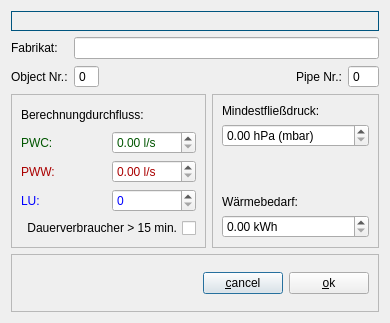
<?xml version="1.0" encoding="UTF-8"?>
<ui version="4.0">
 <class>GBadObjectInfoDialog</class>
 <widget class="QDialog" name="GBadObjectInfoDialog">
  <property name="geometry">
   <rect>
    <x>0</x>
    <y>0</y>
    <width>390</width>
    <height>323</height>
   </rect>
  </property>
  <property name="windowTitle">
   <string>Dialog</string>
  </property>
  <layout class="QGridLayout" name="gridLayout_3">
   <item row="1" column="0">
    <widget class="QLabel" name="label_4">
     <property name="text">
      <string>Fabrikat:</string>
     </property>
    </widget>
   </item>
   <item row="2" column="1">
    <widget class="QSpinBox" name="objectNrBox">
     <property name="readOnly">
      <bool>true</bool>
     </property>
     <property name="buttonSymbols">
      <enum>QAbstractSpinBox::NoButtons</enum>
     </property>
    </widget>
   </item>
   <item row="4" column="0" colspan="5">
    <widget class="QFrame" name="frame">
     <property name="frameShape">
      <enum>QFrame::StyledPanel</enum>
     </property>
     <property name="frameShadow">
      <enum>QFrame::Raised</enum>
     </property>
     <layout class="QGridLayout" name="gridLayout_4">
      <item row="0" column="0">
       <spacer name="horizontalSpacer">
        <property name="orientation">
         <enum>Qt::Horizontal</enum>
        </property>
        <property name="sizeHint" stdset="0">
         <size>
          <width>178</width>
          <height>38</height>
         </size>
        </property>
       </spacer>
      </item>
      <item row="0" column="1">
       <widget class="QPushButton" name="cancelButton">
        <property name="text">
         <string>&amp;cancel</string>
        </property>
       </widget>
      </item>
      <item row="0" column="2">
       <widget class="QPushButton" name="okButton">
        <property name="text">
         <string>&amp;ok</string>
        </property>
       </widget>
      </item>
     </layout>
    </widget>
   </item>
   <item row="1" column="1" colspan="4">
    <widget class="QLineEdit" name="fabrikatEdit"/>
   </item>
   <item row="2" column="4">
    <widget class="QSpinBox" name="pipeNrBox">
     <property name="readOnly">
      <bool>true</bool>
     </property>
     <property name="buttonSymbols">
      <enum>QAbstractSpinBox::NoButtons</enum>
     </property>
     <property name="maximum">
      <number>999</number>
     </property>
    </widget>
   </item>
   <item row="0" column="0" colspan="5">
    <widget class="QLabel" name="labelObjectName">
     <property name="palette">
      <palette>
       <active>
        <colorrole role="WindowText">
         <brush brushstyle="SolidPattern">
          <color alpha="255">
           <red>0</red>
           <green>85</green>
           <blue>127</blue>
          </color>
         </brush>
        </colorrole>
        <colorrole role="Text">
         <brush brushstyle="SolidPattern">
          <color alpha="255">
           <red>0</red>
           <green>0</green>
           <blue>0</blue>
          </color>
         </brush>
        </colorrole>
       </active>
       <inactive>
        <colorrole role="WindowText">
         <brush brushstyle="SolidPattern">
          <color alpha="255">
           <red>0</red>
           <green>85</green>
           <blue>127</blue>
          </color>
         </brush>
        </colorrole>
        <colorrole role="Text">
         <brush brushstyle="SolidPattern">
          <color alpha="255">
           <red>0</red>
           <green>0</green>
           <blue>0</blue>
          </color>
         </brush>
        </colorrole>
       </inactive>
       <disabled>
        <colorrole role="WindowText">
         <brush brushstyle="SolidPattern">
          <color alpha="255">
           <red>119</red>
           <green>120</green>
           <blue>120</blue>
          </color>
         </brush>
        </colorrole>
        <colorrole role="Text">
         <brush brushstyle="SolidPattern">
          <color alpha="255">
           <red>119</red>
           <green>120</green>
           <blue>120</blue>
          </color>
         </brush>
        </colorrole>
       </disabled>
      </palette>
     </property>
     <property name="font">
      <font>
       <pointsize>12</pointsize>
       <weight>75</weight>
       <bold>true</bold>
      </font>
     </property>
     <property name="frameShape">
      <enum>QFrame::Box</enum>
     </property>
     <property name="text">
      <string/>
     </property>
     <property name="alignment">
      <set>Qt::AlignCenter</set>
     </property>
    </widget>
   </item>
   <item row="3" column="0" colspan="5">
    <layout class="QHBoxLayout" name="horizontalLayout">
     <item>
      <widget class="QFrame" name="frame_2">
       <property name="frameShape">
        <enum>QFrame::StyledPanel</enum>
       </property>
       <property name="frameShadow">
        <enum>QFrame::Raised</enum>
       </property>
       <layout class="QGridLayout" name="gridLayout">
        <item row="0" column="0" colspan="2">
         <widget class="QLabel" name="label">
          <property name="text">
           <string>Berechnungdurchfluss:</string>
          </property>
         </widget>
        </item>
        <item row="1" column="0">
         <widget class="QLabel" name="label_2">
          <property name="palette">
           <palette>
            <active>
             <colorrole role="WindowText">
              <brush brushstyle="SolidPattern">
               <color alpha="255">
                <red>0</red>
                <green>85</green>
                <blue>0</blue>
               </color>
              </brush>
             </colorrole>
            </active>
            <inactive>
             <colorrole role="WindowText">
              <brush brushstyle="SolidPattern">
               <color alpha="255">
                <red>0</red>
                <green>85</green>
                <blue>0</blue>
               </color>
              </brush>
             </colorrole>
            </inactive>
            <disabled>
             <colorrole role="WindowText">
              <brush brushstyle="SolidPattern">
               <color alpha="255">
                <red>119</red>
                <green>120</green>
                <blue>120</blue>
               </color>
              </brush>
             </colorrole>
            </disabled>
           </palette>
          </property>
          <property name="text">
           <string>PWC:</string>
          </property>
         </widget>
        </item>
        <item row="1" column="1">
         <widget class="QDoubleSpinBox" name="pwcSpinBox">
          <property name="palette">
           <palette>
            <active>
             <colorrole role="Text">
              <brush brushstyle="SolidPattern">
               <color alpha="255">
                <red>0</red>
                <green>85</green>
                <blue>0</blue>
               </color>
              </brush>
             </colorrole>
            </active>
            <inactive>
             <colorrole role="Text">
              <brush brushstyle="SolidPattern">
               <color alpha="255">
                <red>0</red>
                <green>85</green>
                <blue>0</blue>
               </color>
              </brush>
             </colorrole>
            </inactive>
            <disabled>
             <colorrole role="Text">
              <brush brushstyle="SolidPattern">
               <color alpha="255">
                <red>119</red>
                <green>120</green>
                <blue>120</blue>
               </color>
              </brush>
             </colorrole>
            </disabled>
           </palette>
          </property>
          <property name="suffix">
           <string> l/s</string>
          </property>
         </widget>
        </item>
        <item row="2" column="0">
         <widget class="QLabel" name="label_3">
          <property name="palette">
           <palette>
            <active>
             <colorrole role="WindowText">
              <brush brushstyle="SolidPattern">
               <color alpha="255">
                <red>170</red>
                <green>0</green>
                <blue>0</blue>
               </color>
              </brush>
             </colorrole>
            </active>
            <inactive>
             <colorrole role="WindowText">
              <brush brushstyle="SolidPattern">
               <color alpha="255">
                <red>170</red>
                <green>0</green>
                <blue>0</blue>
               </color>
              </brush>
             </colorrole>
            </inactive>
            <disabled>
             <colorrole role="WindowText">
              <brush brushstyle="SolidPattern">
               <color alpha="255">
                <red>119</red>
                <green>120</green>
                <blue>120</blue>
               </color>
              </brush>
             </colorrole>
            </disabled>
           </palette>
          </property>
          <property name="text">
           <string>PWW:</string>
          </property>
         </widget>
        </item>
        <item row="2" column="1">
         <widget class="QDoubleSpinBox" name="pwwSpinBox">
          <property name="palette">
           <palette>
            <active>
             <colorrole role="Text">
              <brush brushstyle="SolidPattern">
               <color alpha="255">
                <red>170</red>
                <green>0</green>
                <blue>0</blue>
               </color>
              </brush>
             </colorrole>
            </active>
            <inactive>
             <colorrole role="Text">
              <brush brushstyle="SolidPattern">
               <color alpha="255">
                <red>170</red>
                <green>0</green>
                <blue>0</blue>
               </color>
              </brush>
             </colorrole>
            </inactive>
            <disabled>
             <colorrole role="Text">
              <brush brushstyle="SolidPattern">
               <color alpha="255">
                <red>119</red>
                <green>120</green>
                <blue>120</blue>
               </color>
              </brush>
             </colorrole>
            </disabled>
           </palette>
          </property>
          <property name="suffix">
           <string> l/s</string>
          </property>
         </widget>
        </item>
        <item row="3" column="0">
         <widget class="QLabel" name="label_5">
          <property name="palette">
           <palette>
            <active>
             <colorrole role="WindowText">
              <brush brushstyle="SolidPattern">
               <color alpha="255">
                <red>0</red>
                <green>0</green>
                <blue>255</blue>
               </color>
              </brush>
             </colorrole>
            </active>
            <inactive>
             <colorrole role="WindowText">
              <brush brushstyle="SolidPattern">
               <color alpha="255">
                <red>0</red>
                <green>0</green>
                <blue>255</blue>
               </color>
              </brush>
             </colorrole>
            </inactive>
            <disabled>
             <colorrole role="WindowText">
              <brush brushstyle="SolidPattern">
               <color alpha="255">
                <red>119</red>
                <green>120</green>
                <blue>120</blue>
               </color>
              </brush>
             </colorrole>
            </disabled>
           </palette>
          </property>
          <property name="text">
           <string>LU:</string>
          </property>
         </widget>
        </item>
        <item row="3" column="1">
         <widget class="QSpinBox" name="luBox">
          <property name="palette">
           <palette>
            <active>
             <colorrole role="Text">
              <brush brushstyle="SolidPattern">
               <color alpha="255">
                <red>0</red>
                <green>0</green>
                <blue>255</blue>
               </color>
              </brush>
             </colorrole>
            </active>
            <inactive>
             <colorrole role="Text">
              <brush brushstyle="SolidPattern">
               <color alpha="255">
                <red>0</red>
                <green>0</green>
                <blue>255</blue>
               </color>
              </brush>
             </colorrole>
            </inactive>
            <disabled>
             <colorrole role="Text">
              <brush brushstyle="SolidPattern">
               <color alpha="255">
                <red>119</red>
                <green>120</green>
                <blue>120</blue>
               </color>
              </brush>
             </colorrole>
            </disabled>
           </palette>
          </property>
         </widget>
        </item>
        <item row="4" column="0" colspan="2">
         <widget class="QCheckBox" name="dauerBox">
          <property name="layoutDirection">
           <enum>Qt::RightToLeft</enum>
          </property>
          <property name="text">
           <string>Dauerverbraucher &gt; 15 min.</string>
          </property>
         </widget>
        </item>
       </layout>
      </widget>
     </item>
     <item>
      <widget class="QFrame" name="frame_3">
       <property name="frameShape">
        <enum>QFrame::StyledPanel</enum>
       </property>
       <property name="frameShadow">
        <enum>QFrame::Raised</enum>
       </property>
       <layout class="QGridLayout" name="gridLayout_2">
        <item row="0" column="0">
         <widget class="QLabel" name="label_6">
          <property name="text">
           <string>Mindestfließdruck:</string>
          </property>
         </widget>
        </item>
        <item row="1" column="0">
         <widget class="QDoubleSpinBox" name="mdBox">
          <property name="layoutDirection">
           <enum>Qt::LeftToRight</enum>
          </property>
          <property name="suffix">
           <string> hPa (mbar)</string>
          </property>
          <property name="maximum">
           <double>99999.000000000000000</double>
          </property>
         </widget>
        </item>
        <item row="3" column="0">
         <widget class="QLabel" name="label_7">
          <property name="text">
           <string>Wärmebedarf:</string>
          </property>
         </widget>
        </item>
        <item row="4" column="0">
         <widget class="QDoubleSpinBox" name="kwhBox">
          <property name="prefix">
           <string/>
          </property>
          <property name="suffix">
           <string> kWh</string>
          </property>
          <property name="maximum">
           <double>99999.000000000000000</double>
          </property>
         </widget>
        </item>
        <item row="2" column="0">
         <spacer name="verticalSpacer">
          <property name="orientation">
           <enum>Qt::Vertical</enum>
          </property>
          <property name="sizeHint" stdset="0">
           <size>
            <width>20</width>
            <height>40</height>
           </size>
          </property>
         </spacer>
        </item>
       </layout>
      </widget>
     </item>
    </layout>
   </item>
   <item row="2" column="0">
    <widget class="QLabel" name="label_9">
     <property name="text">
      <string>Object Nr.:</string>
     </property>
    </widget>
   </item>
   <item row="2" column="3">
    <widget class="QLabel" name="label_8">
     <property name="text">
      <string>Pipe Nr.:</string>
     </property>
    </widget>
   </item>
   <item row="2" column="2">
    <spacer name="horizontalSpacer_2">
     <property name="orientation">
      <enum>Qt::Horizontal</enum>
     </property>
     <property name="sizeHint" stdset="0">
      <size>
       <width>40</width>
       <height>20</height>
      </size>
     </property>
    </spacer>
   </item>
  </layout>
 </widget>
 <resources/>
 <connections/>
</ui>
